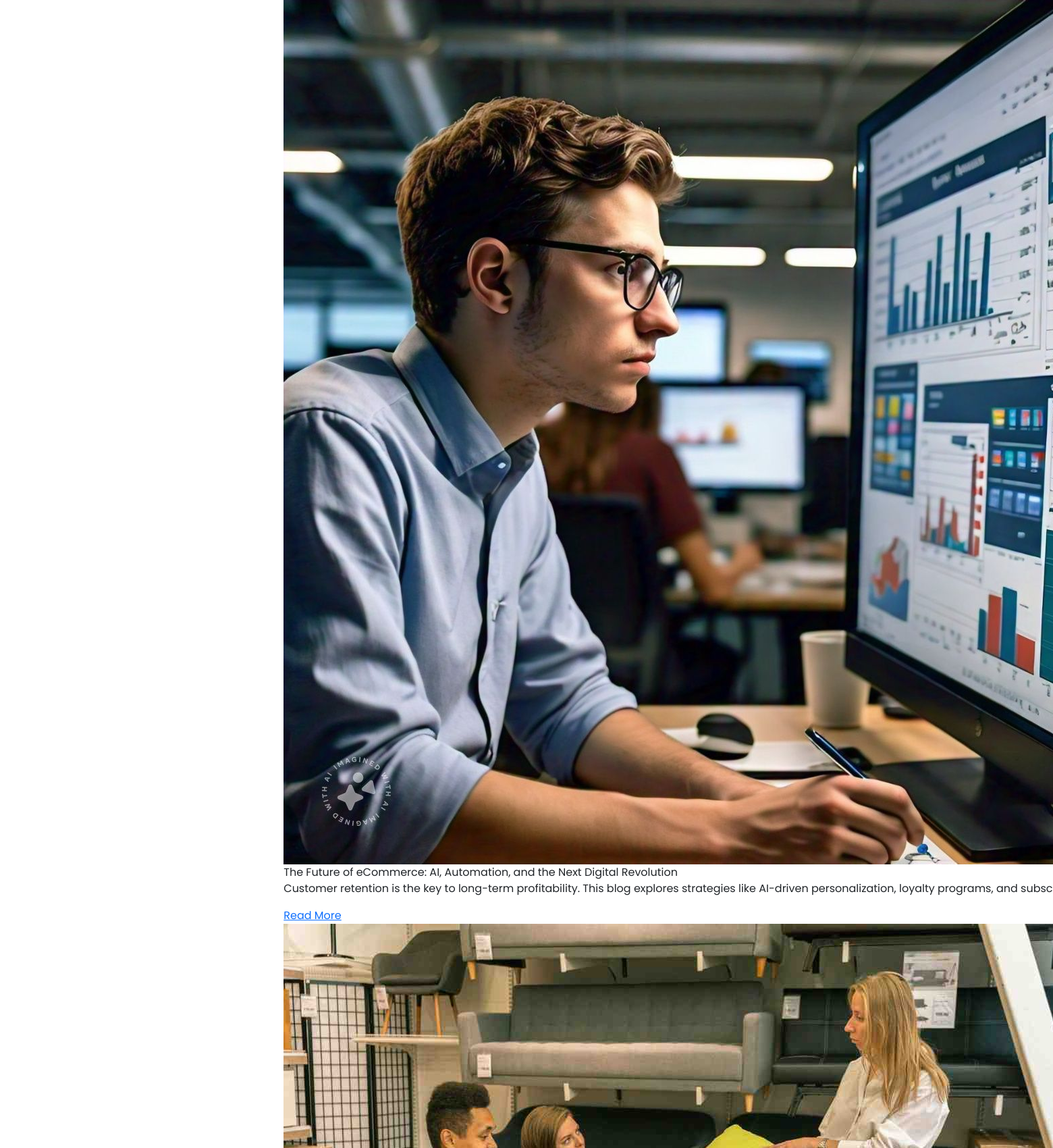
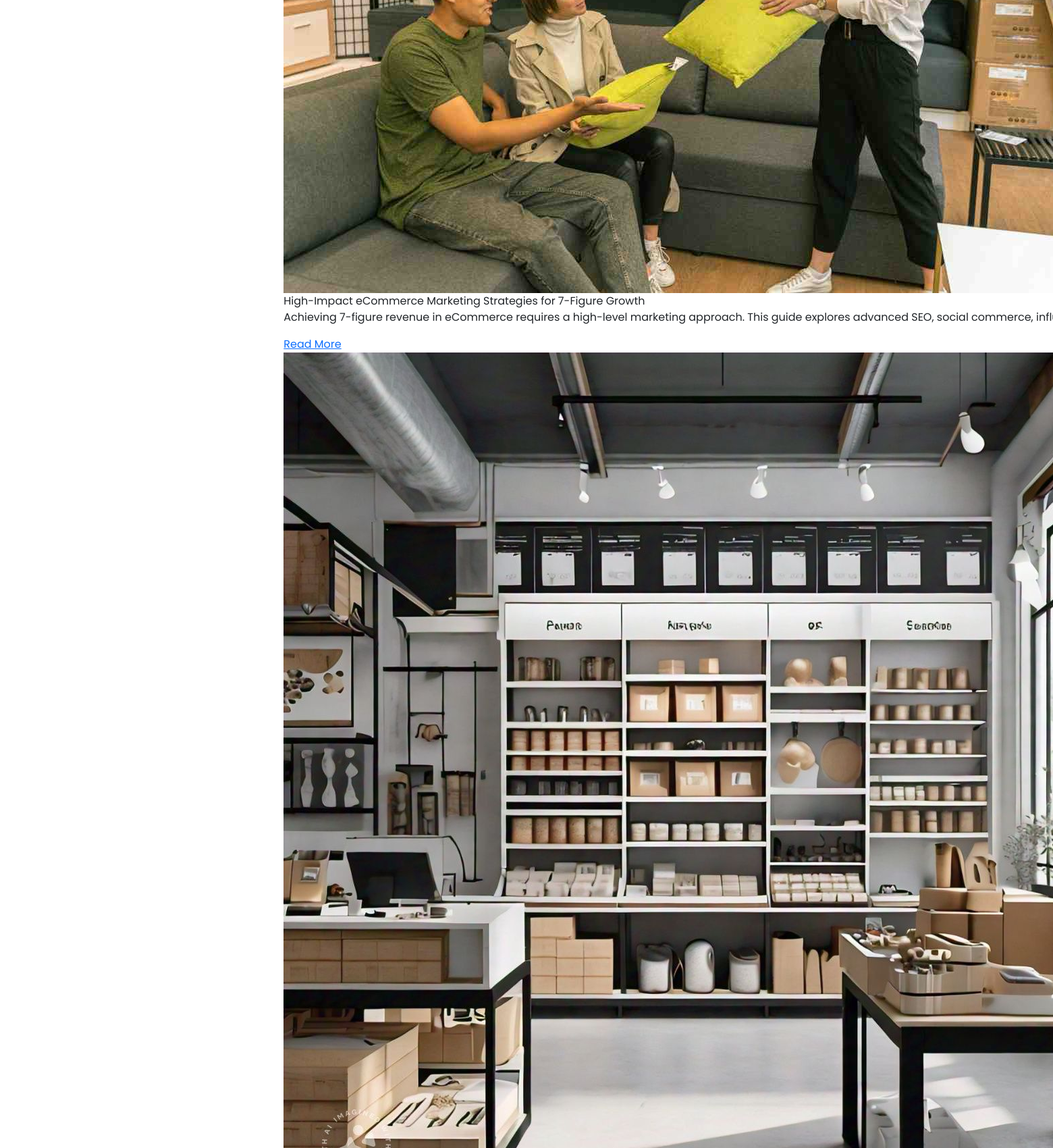
Screenshot of /blog/commerce/ (upper part) with the database file from the repository (2 pictures, top to bottom).
### blog/models.py (models this page shows, shortened)
class Blog(models.Model):
    BLOG_TYPE_CHOICES = [
        ('commerce', 'commerce'),
        ('energy', 'energy'),
        ('esports', 'esports'),
        ('fintech', 'fintech'),
        ('healthcare', 'healthcare'),
        ('realestate', 'realestate'),
        ('tour', 'tour'),
    ]
    title = models.CharField(max_length=255)
    slug = models.SlugField(unique=False, blank=True)
    image = models.ImageField(upload_to="blog/images/blog_images")
    content = models.TextField()
    short_description = models.CharField(max_length=200, blank=True, null=True)
    category = models.CharField(max_length=100)
    published_date = models.DateTimeField(auto_now_add=True)
    author = models.CharField(max_length=100, default="Unknown Author")
    author_description = models.TextField(default="No description available.")
    author_image = models.ImageField(
    upload_to='blog/images/author_images/',
    default='blog/images/author_images/default_author_image.png',
    blank=True, null=True
    )
    active = models.BooleanField(default=True)
    tags = models.ManyToManyField(Tag, blank=True)
    blog_type = models.CharField(
        max_length=20, choices=BLOG_TYPE_CHOICES, default='healthcare'
    )  # Default value corrected

### blog/views.py (the view)
# urls.py: path("commerce/", views.blog_list, {"blog_type": "commerce"}, name="commerce_blog_list"),
def blog_list(request, blog_type=None):
    if blog_type not in dict(Blog.BLOG_TYPE_CHOICES).keys():
        messages.error(request, 'Invalid blog type!')
        return redirect('form')
    blogs = Blog.objects.filter(active=True, blog_type=blog_type).order_by("-published_date")
    for blog in blogs:
        if not blog.slug or not slugify(blog.slug):
            blog.slug = slugify(blog.title)
            blog.save()
    return render(request, f'{blog_type}_blog_list.html', {
        "blogs": blogs,
        "blog_type": blog_type
    })

### blog/templates/commerce_blog_list.html (shortened to what this page needs)
{% load static %}
<!DOCTYPE html>
<html lang="en">
<head>
    <link href="https://cdn.jsdelivr.net/npm/bootstrap@5.3.0-alpha1/dist/css/bootstrap.min.css" rel="stylesheet">
    <link rel="stylesheet" href="{% static 'css/styles.css' %}">
</head>
<body>
    <div class="container">
        <div class="blog-grid">
            {% for blog in blogs %}
            <div class="blog-card">
                <div class="blog-image">
                    {% if blog.image %}
                        <img src="{{ blog.image.url }}" alt="{{ blog.title }}" class="blog-img">
                    {% else %}
                        <img src="{% static 'images/default_blog_image.jpg' %}" alt="{{ blog.title }}" class="blog-img">
                    {% endif %}
                    <div class="blog-title">{{ blog.title }}</div>
                </div>
                <div class="blog-content">
                    <p class="blog-text">{{ blog.short_description|default:blog.content|truncatewords:30|safe }}</p>
                    <a href="{% url 'commerce_blog_detail' blog.slug %}" class="read-more" aria-label="Read more about {{ blog.title }}">Read More</a>
                </div>
            </div>
            {% endfor %}
        </div>
    </div>
</body>
</html>

### static/css/styles.css (style rules this page uses)
* { margin: 0; padding: 0; box-sizing: border-box; }
body { font-family: 'Poppins', sans-serif; background-image: url('../images/backdrop.jpg'); background-position: bottom; scroll-behavior: smooth; overflow-x: hidden; width: 100%; }
.container { display: flex; justify-content: space-between; align-items: center; width: 100%; max-width: 1200px; margin: 0 auto; }

### rows the page displays
Blog: image (picture), title "The Future of eCommerce: AI, Automation, and the Next Digital Revolution", short_description "Customer retention is the key to long-term profitability. This blog explores strategies like AI-driven personalization, loyalty programs, and…"
Blog: image (picture), title "High-Impact eCommerce Marketing Strategies for 7-Figure Growth", short_description "Achieving 7-figure revenue in eCommerce requires a high-level marketing approach. This guide explores advanced SEO, social commerce,…"
Blog: image (picture)
